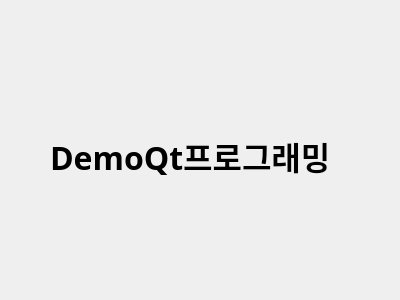
<?xml version="1.0" encoding="UTF-8"?>
<ui version="4.0">
 <class>Dialog</class>
 <widget class="QDialog" name="Dialog">
  <property name="geometry">
   <rect>
    <x>0</x>
    <y>0</y>
    <width>400</width>
    <height>300</height>
   </rect>
  </property>
  <property name="windowTitle">
   <string>Dialog</string>
  </property>
  <widget class="QLabel" name="label">
   <property name="geometry">
    <rect>
     <x>50</x>
     <y>100</y>
     <width>301</width>
     <height>111</height>
    </rect>
   </property>
   <property name="font">
    <font>
     <family>맑은 고딕</family>
     <pointsize>24</pointsize>
     <weight>75</weight>
     <bold>true</bold>
    </font>
   </property>
   <property name="text">
    <string>DemoQt프로그래밍</string>
   </property>
  </widget>
 </widget>
 <resources/>
 <connections/>
</ui>
